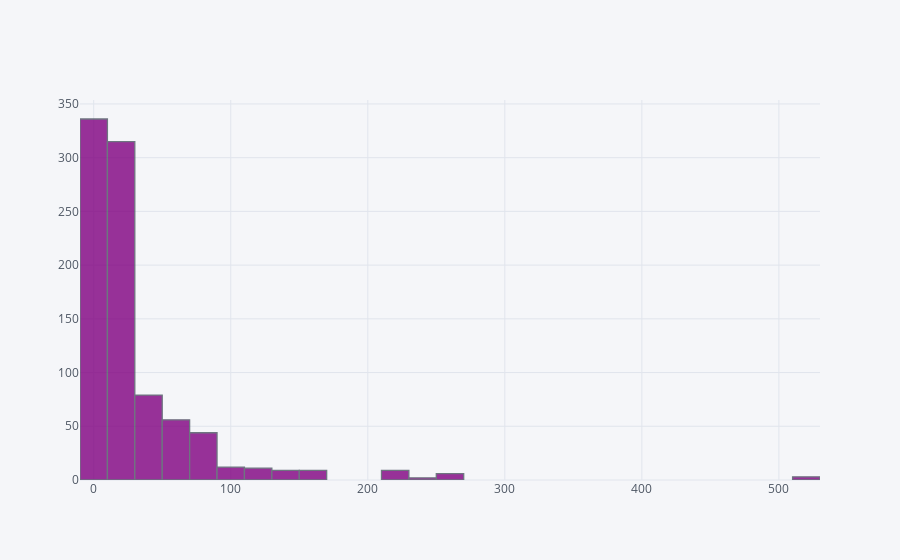

Here is the notebook cell this chart was saved with:
### Code cell
plt.figure(figsize=(10,8))
train['Fare'].iplot(kind='hist',bins=30,color='purple')

### Figure 1 — Plotly figure (JSON) as saved in the notebook; plotly's stock layout.template omitted (floating-point values rounded to 4 significant figures; data arrays with more than 128 entries replaced by an {"elided": "..."} marker saying what was removed)
{"data": [{"histfunc": "count", "histnorm": "", "marker": {"color": "rgba(128, 0, 128, 1.0)", "line": {"color": "#4D5663", "width": 1.3}}, "name": "Fare", "nbinsx": 30, "opacity": 0.8, "orientation": "v", "type": "histogram", "uid": "73ee018c-4c5d-4e15-8641-750fde2819a4", "x": {"elided": "891 float values"}}], "layout": {"barmode": "overlay", "legend": {"bgcolor": "#F5F6F9", "font": {"color": "#4D5663"}}, "paper_bgcolor": "#F5F6F9", "plot_bgcolor": "#F5F6F9", "title": {"font": {"color": "#4D5663"}}, "xaxis": {"gridcolor": "#E1E5ED", "showgrid": true, "tickfont": {"color": "#4D5663"}, "title": {"font": {"color": "#4D5663"}, "text": ""}, "zerolinecolor": "#E1E5ED"}, "yaxis": {"gridcolor": "#E1E5ED", "showgrid": true, "tickfont": {"color": "#4D5663"}, "title": {"font": {"color": "#4D5663"}, "text": ""}, "zerolinecolor": "#E1E5ED"}}}
